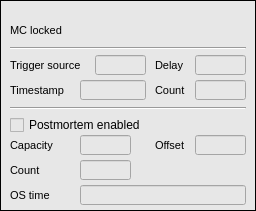
   <widget class="caFrame" name="caframe_2">
    <property name="geometry">
     <rect>
      <x>5</x>
      <y>120</y>
      <width>256</width>
      <height>211</height>
     </rect>
    </property>
    <property name="font">
     <font>
      <pointsize>8</pointsize>
     </font>
    </property>
    <property name="styleSheet">
     <string notr="true">background-color: rgb(231, 231, 231);</string>
    </property>
    <property name="frameShape">
     <enum>QFrame::Box</enum>
    </property>
    <property name="frameShadow">
     <enum>QFrame::Plain</enum>
    </property>
    <property name="lineWidth">
     <number>1</number>
    </property>
    <property name="midLineWidth">
     <number>1</number>
    </property>
    <property name="background">
     <color>
      <red>0</red>
      <green>0</green>
      <blue>0</blue>
     </color>
    </property>
    <property name="backgroundMode">
     <enum>caFrame::Filled</enum>
    </property>
    <widget class="QLabel" name="label_19">
     <property name="geometry">
      <rect>
       <x>10</x>
       <y>20</y>
       <width>66</width>
       <height>20</height>
      </rect>
     </property>
     <property name="font">
      <font>
       <pointsize>8</pointsize>
      </font>
     </property>
     <property name="text">
      <string>MC locked</string>
     </property>
    </widget>
    <widget class="caLed" name="caled">
     <property name="geometry">
      <rect>
       <x>80</x>
       <y>20</y>
       <width>17</width>
       <height>17</height>
      </rect>
     </property>
     <property name="font">
      <font>
       <pointsize>8</pointsize>
      </font>
     </property>
     <property name="rectangular">
      <bool>false</bool>
     </property>
     <property name="ledWidth">
      <number>15</number>
     </property>
     <property name="ledHeight">
      <number>15</number>
     </property>
     <property name="linearGradient">
      <bool>false</bool>
     </property>
     <property name="scaleContents">
      <bool>true</bool>
     </property>
     <property name="channel" stdset="0">
      <string notr="true">$(DEVICE):pll:locked</string>
     </property>
     <property name="falseColor">
      <color>
       <red>255</red>
       <green>0</green>
       <blue>0</blue>
      </color>
     </property>
     <property name="trueColor">
      <color>
       <red>54</red>
       <green>183</green>
       <blue>42</blue>
      </color>
     </property>
     <property name="trueValue">
      <string>true</string>
     </property>
     <property name="falseValue">
      <string>false</string>
     </property>
    </widget>
    <widget class="Line" name="line_14">
     <property name="geometry">
      <rect>
       <x>10</x>
       <y>40</y>
       <width>236</width>
       <height>16</height>
      </rect>
     </property>
     <property name="font">
      <font>
       <pointsize>8</pointsize>
      </font>
     </property>
     <property name="orientation">
      <enum>Qt::Horizontal</enum>
     </property>
    </widget>
    <widget class="QLabel" name="label_29">
     <property name="geometry">
      <rect>
       <x>10</x>
       <y>55</y>
       <width>86</width>
       <height>20</height>
      </rect>
     </property>
     <property name="font">
      <font>
       <pointsize>8</pointsize>
      </font>
     </property>
     <property name="text">
      <string>Trigger source</string>
     </property>
    </widget>
    <widget class="QLabel" name="label_32">
     <property name="geometry">
      <rect>
       <x>10</x>
       <y>160</y>
       <width>41</width>
       <height>20</height>
      </rect>
     </property>
     <property name="font">
      <font>
       <pointsize>8</pointsize>
      </font>
     </property>
     <property name="text">
      <string>Count</string>
     </property>
    </widget>
    <widget class="QLabel" name="label_43">
     <property name="geometry">
      <rect>
       <x>10</x>
       <y>80</y>
       <width>76</width>
       <height>20</height>
      </rect>
     </property>
     <property name="font">
      <font>
       <pointsize>8</pointsize>
      </font>
     </property>
     <property name="text">
      <string>Timestamp</string>
     </property>
    </widget>
    <widget class="caLineEdit" name="calineedit">
     <property name="geometry">
      <rect>
       <x>95</x>
       <y>55</y>
       <width>51</width>
       <height>20</height>
      </rect>
     </property>
     <property name="font">
      <font>
       <family>Sans Serif</family>
       <pointsize>11</pointsize>
      </font>
     </property>
     <property name="alignment">
      <set>Qt::AlignLeading|Qt::AlignLeft|Qt::AlignVCenter</set>
     </property>
     <property name="readOnly">
      <bool>true</bool>
     </property>
     <property name="channel" stdset="0">
      <string notr="true">$(DEVICE):triggers:t2:source</string>
     </property>
     <property name="foreground">
      <color>
       <red>170</red>
       <green>0</green>
       <blue>0</blue>
      </color>
     </property>
     <property name="background">
      <color>
       <red>236</red>
       <green>236</green>
       <blue>236</blue>
      </color>
     </property>
     <property name="colorMode">
      <enum>caLineEdit::Static</enum>
     </property>
     <property name="frameLineWidth" stdset="0">
      <number>1</number>
     </property>
     <property name="fontScaleMode" stdset="0">
      <enum>caLineEdit::WidthAndHeight</enum>
     </property>
    </widget>
    <widget class="QLabel" name="label_41">
     <property name="geometry">
      <rect>
       <x>155</x>
       <y>55</y>
       <width>41</width>
       <height>20</height>
      </rect>
     </property>
     <property name="font">
      <font>
       <pointsize>8</pointsize>
      </font>
     </property>
     <property name="text">
      <string>Delay</string>
     </property>
    </widget>
    <widget class="caLineEdit" name="calineedit_4">
     <property name="geometry">
      <rect>
       <x>195</x>
       <y>55</y>
       <width>51</width>
       <height>20</height>
      </rect>
     </property>
     <property name="font">
      <font>
       <family>Sans Serif</family>
       <pointsize>11</pointsize>
      </font>
     </property>
     <property name="alignment">
      <set>Qt::AlignLeading|Qt::AlignLeft|Qt::AlignVCenter</set>
     </property>
     <property name="readOnly">
      <bool>true</bool>
     </property>
     <property name="channel" stdset="0">
      <string notr="true">$(DEVICE):triggers:t2:delay</string>
     </property>
     <property name="foreground">
      <color>
       <red>170</red>
       <green>0</green>
       <blue>0</blue>
      </color>
     </property>
     <property name="background">
      <color>
       <red>236</red>
       <green>236</green>
       <blue>236</blue>
      </color>
     </property>
     <property name="colorMode">
      <enum>caLineEdit::Static</enum>
     </property>
     <property name="frameLineWidth" stdset="0">
      <number>1</number>
     </property>
     <property name="fontScaleMode" stdset="0">
      <enum>caLineEdit::WidthAndHeight</enum>
     </property>
    </widget>
    <widget class="caLineEdit" name="calineedit_5">
     <property name="geometry">
      <rect>
       <x>80</x>
       <y>80</y>
       <width>66</width>
       <height>20</height>
      </rect>
     </property>
     <property name="font">
      <font>
       <family>Sans Serif</family>
       <pointsize>11</pointsize>
      </font>
     </property>
     <property name="alignment">
      <set>Qt::AlignCenter</set>
     </property>
     <property name="readOnly">
      <bool>true</bool>
     </property>
     <property name="channel" stdset="0">
      <string notr="true">$(DEVICE):triggers:t2:timestamp</string>
     </property>
     <property name="foreground">
      <color>
       <red>170</red>
       <green>0</green>
       <blue>0</blue>
      </color>
     </property>
     <property name="background">
      <color>
       <red>236</red>
       <green>236</green>
       <blue>236</blue>
      </color>
     </property>
     <property name="colorMode">
      <enum>caLineEdit::Static</enum>
     </property>
     <property name="frameLineWidth" stdset="0">
      <number>1</number>
     </property>
     <property name="fontScaleMode" stdset="0">
      <enum>caLineEdit::WidthAndHeight</enum>
     </property>
    </widget>
    <widget class="QLabel" name="label_42">
     <property name="geometry">
      <rect>
       <x>155</x>
       <y>80</y>
       <width>41</width>
       <height>20</height>
      </rect>
     </property>
     <property name="font">
      <font>
       <pointsize>8</pointsize>
      </font>
     </property>
     <property name="text">
      <string>Count</string>
     </property>
    </widget>
    <widget class="caLineEdit" name="calineedit_6">
     <property name="geometry">
      <rect>
       <x>195</x>
       <y>80</y>
       <width>51</width>
       <height>20</height>
      </rect>
     </property>
     <property name="font">
      <font>
       <family>Sans Serif</family>
       <pointsize>11</pointsize>
      </font>
     </property>
     <property name="alignment">
      <set>Qt::AlignLeading|Qt::AlignLeft|Qt::AlignVCenter</set>
     </property>
     <property name="readOnly">
      <bool>true</bool>
     </property>
     <property name="channel" stdset="0">
      <string notr="true">$(DEVICE):triggers:t2:count</string>
     </property>
     <property name="foreground">
      <color>
       <red>170</red>
       <green>0</green>
       <blue>0</blue>
      </color>
     </property>
     <property name="background">
      <color>
       <red>236</red>
       <green>236</green>
       <blue>236</blue>
      </color>
     </property>
     <property name="colorMode">
      <enum>caLineEdit::Static</enum>
     </property>
     <property name="frameLineWidth" stdset="0">
      <number>1</number>
     </property>
     <property name="fontScaleMode" stdset="0">
      <enum>caLineEdit::WidthAndHeight</enum>
     </property>
    </widget>
    <widget class="Line" name="line_15">
     <property name="geometry">
      <rect>
       <x>10</x>
       <y>100</y>
       <width>236</width>
       <height>16</height>
      </rect>
     </property>
     <property name="font">
      <font>
       <pointsize>8</pointsize>
      </font>
     </property>
     <property name="orientation">
      <enum>Qt::Horizontal</enum>
     </property>
    </widget>
    <widget class="caLineEdit" name="calineedit_7">
     <property name="geometry">
      <rect>
       <x>80</x>
       <y>160</y>
       <width>51</width>
       <height>20</height>
      </rect>
     </property>
     <property name="font">
      <font>
       <family>Sans Serif</family>
       <pointsize>9</pointsize>
      </font>
     </property>
     <property name="alignment">
      <set>Qt::AlignRight|Qt::AlignTrailing|Qt::AlignVCenter</set>
     </property>
     <property name="channel" stdset="0">
      <string notr="true">$(DEVICE):triggers:t1:count</string>
     </property>
     <property name="foreground">
      <color>
       <red>170</red>
       <green>0</green>
       <blue>0</blue>
      </color>
     </property>
     <property name="background">
      <color>
       <red>236</red>
       <green>236</green>
       <blue>236</blue>
      </color>
     </property>
     <property name="colorMode">
      <enum>caLineEdit::Static</enum>
     </property>
     <property name="frameLineWidth" stdset="0">
      <number>1</number>
     </property>
     <property name="fontScaleMode" stdset="0">
      <enum>caLineEdit::None</enum>
     </property>
    </widget>
    <widget class="caRelatedDisplay" name="Clocks">
     <property name="geometry">
      <rect>
       <x>200</x>
       <y>20</y>
       <width>46</width>
       <height>21</height>
      </rect>
     </property>
     <property name="font">
      <font>
       <pointsize>8</pointsize>
      </font>
     </property>
     <property name="background">
      <color>
       <red>252</red>
       <green>220</green>
       <blue>123</blue>
      </color>
     </property>
     <property name="labels">
      <string notr="true">More</string>
     </property>
     <property name="files">
      <string notr="true">clocks</string>
     </property>
     <property name="args">
      <string notr="true">DEVICE=$(DEVICE)</string>
     </property>
    </widget>
    <widget class="caToggleButton" name="catogglebutton_2">
     <property name="geometry">
      <rect>
       <x>10</x>
       <y>115</y>
       <width>136</width>
       <height>20</height>
      </rect>
     </property>
     <property name="text">
      <string>Postmortem enabled</string>
     </property>
     <property name="channel" stdset="0">
      <string notr="true">$(DEVICE):postmortem:capture</string>
     </property>
    </widget>
    <widget class="QLabel" name="label_44">
     <property name="geometry">
      <rect>
       <x>10</x>
       <y>185</y>
       <width>71</width>
       <height>20</height>
      </rect>
     </property>
     <property name="font">
      <font>
       <pointsize>8</pointsize>
      </font>
     </property>
     <property name="text">
      <string>OS time</string>
     </property>
    </widget>
    <widget class="caLineEdit" name="calineedit_9">
     <property name="geometry">
      <rect>
       <x>80</x>
       <y>185</y>
       <width>166</width>
       <height>20</height>
      </rect>
     </property>
     <property name="font">
      <font>
       <family>Sans Serif</family>
       <pointsize>11</pointsize>
      </font>
     </property>
     <property name="alignment">
      <set>Qt::AlignLeading|Qt::AlignLeft|Qt::AlignVCenter</set>
     </property>
     <property name="channel" stdset="0">
      <string notr="true">$(DEVICE):postmortem:os_time</string>
     </property>
     <property name="foreground">
      <color>
       <red>170</red>
       <green>0</green>
       <blue>0</blue>
      </color>
     </property>
     <property name="background">
      <color>
       <red>236</red>
       <green>236</green>
       <blue>236</blue>
      </color>
     </property>
     <property name="colorMode">
      <enum>caLineEdit::Static</enum>
     </property>
     <property name="frameLineWidth" stdset="0">
      <number>1</number>
     </property>
     <property name="fontScaleMode" stdset="0">
      <enum>caLineEdit::WidthAndHeight</enum>
     </property>
    </widget>
    <widget class="caLineEdit" name="calineedit_10">
     <property name="geometry">
      <rect>
       <x>80</x>
       <y>135</y>
       <width>51</width>
       <height>20</height>
      </rect>
     </property>
     <property name="font">
      <font>
       <family>Sans Serif</family>
       <pointsize>11</pointsize>
      </font>
     </property>
     <property name="alignment">
      <set>Qt::AlignLeading|Qt::AlignLeft|Qt::AlignVCenter</set>
     </property>
     <property name="readOnly">
      <bool>true</bool>
     </property>
     <property name="channel" stdset="0">
      <string notr="true">$(DEVICE):postmortem:capacity</string>
     </property>
     <property name="foreground">
      <color>
       <red>170</red>
       <green>0</green>
       <blue>0</blue>
      </color>
     </property>
     <property name="background">
      <color>
       <red>236</red>
       <green>236</green>
       <blue>236</blue>
      </color>
     </property>
     <property name="colorMode">
      <enum>caLineEdit::Static</enum>
     </property>
     <property name="frameLineWidth" stdset="0">
      <number>1</number>
     </property>
     <property name="fontScaleMode" stdset="0">
      <enum>caLineEdit::WidthAndHeight</enum>
     </property>
    </widget>
    <widget class="QLabel" name="label_36">
     <property name="geometry">
      <rect>
       <x>10</x>
       <y>135</y>
       <width>61</width>
       <height>20</height>
      </rect>
     </property>
     <property name="font">
      <font>
       <pointsize>8</pointsize>
      </font>
     </property>
     <property name="text">
      <string>Capacity</string>
     </property>
    </widget>
    <widget class="QLabel" name="label_40">
     <property name="geometry">
      <rect>
       <x>155</x>
       <y>135</y>
       <width>41</width>
       <height>20</height>
      </rect>
     </property>
     <property name="font">
      <font>
       <pointsize>8</pointsize>
      </font>
     </property>
     <property name="text">
      <string>Offset</string>
     </property>
    </widget>
    <widget class="caLineEdit" name="calineedit_11">
     <property name="geometry">
      <rect>
       <x>195</x>
       <y>135</y>
       <width>51</width>
       <height>20</height>
      </rect>
     </property>
     <property name="font">
      <font>
       <family>Sans Serif</family>
       <pointsize>11</pointsize>
      </font>
     </property>
     <property name="alignment">
      <set>Qt::AlignLeading|Qt::AlignLeft|Qt::AlignVCenter</set>
     </property>
     <property name="readOnly">
      <bool>true</bool>
     </property>
     <property name="channel" stdset="0">
      <string notr="true">$(DEVICE):postmortem:offset</string>
     </property>
     <property name="foreground">
      <color>
       <red>170</red>
       <green>0</green>
       <blue>0</blue>
      </color>
     </property>
     <property name="background">
      <color>
       <red>236</red>
       <green>236</green>
       <blue>236</blue>
      </color>
     </property>
     <property name="colorMode">
      <enum>caLineEdit::Static</enum>
     </property>
     <property name="frameLineWidth" stdset="0">
      <number>1</number>
     </property>
     <property name="fontScaleMode" stdset="0">
      <enum>caLineEdit::WidthAndHeight</enum>
     </property>
    </widget>
   </widget>
